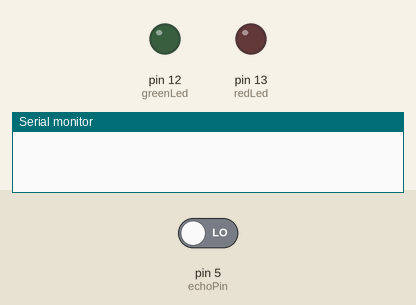
This sketch was run on a simulated Arduino Uno, built with avr-gcc and run on an emulated ATmega328P. Shown: output pins drawn as LEDs (lit = HIGH), the last lines printed to the serial monitor. The inputs (shaded band) are chosen by the test bench; at power-on: pin 5 (echoPin) LOW. Pins used as bus, display or sensor lines are not drawn.

Above: at 0.1 s.
At 1.2 s:
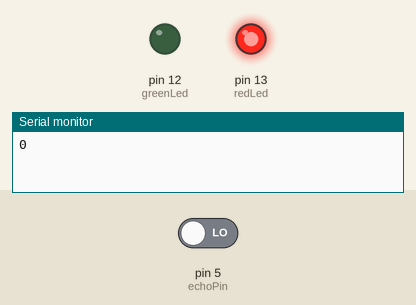
Timing chart, 0 to 2.7 s (numbered marks = the images above):
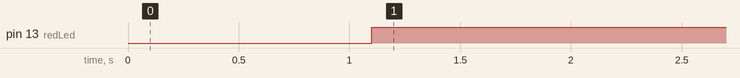

Measured:
- by itself, pin 13 (redLed): LOW → HIGH at 1.1 s

The sketch:

if_sensor_then_spin.ino
```cpp
#include <AccelStepper.h>;

#define STEPPER_SPEED 100
#define STEPPER_MAX_SPEED 1000

AccelStepper stepper(1, 2, 3); // Defaults to AccelStepper::FULL4WIRE (4 pins) on 2, 3, 4, 5
//(::driver, step, dir)


const int trigPin = 6;  // TRIG pin
const int echoPin = 5;  // ECHO pin
const int redLed = 13;
const int greenLed = 12;
const int threshold_distance = 20;

float duration_us, distance_cm;
bool hand_detected = false;


void setup() {
  Serial.begin(9600);
  enable_io_pins();
  enable_stepper_motors();
}

void enable_io_pins() {
  pinMode(trigPin, OUTPUT);
  pinMode(greenLed, OUTPUT);
  pinMode(redLed, OUTPUT);
  pinMode(echoPin, INPUT);
}

void enable_stepper_motors() {
   stepper.setMaxSpeed(STEPPER_MAX_SPEED);
   stepper.setSpeed(STEPPER_SPEED);
}

int hands_distance() {
  if(!hand_detected){
    digitalWrite(trigPin, HIGH);
    delay(100);
    digitalWrite(trigPin, LOW);
  }else{
    digitalWrite(trigPin, HIGH);
    digitalWrite(redLed, HIGH);
    delay(100);
    digitalWrite(trigPin, LOW);
    digitalWrite(redLed, LOW);
  }

  // measure duration of pulse from ECHO pin
  duration_us = pulseIn(echoPin, HIGH);

  distance_cm = 0.017 * duration_us;
  return distance_cm;
}


void loop(){
  int distance_cm = hands_distance();
  // print the value to Serial Monitor
  Serial.println(distance_cm);

  if (distance_cm > 0 && distance_cm < threshold_distance) {
    green_led();
    dispense_sanitiser();
  } else {
    red_led();
  }
  delay(100);
}

void dispense_sanitiser(){
  stepper.runSpeed();
}

void red_led(){
    digitalWrite(greenLed, LOW);
    digitalWrite(redLed, HIGH);
}

void green_led(){
    digitalWrite(redLed, LOW);
    digitalWrite(greenLed, HIGH);
    delay(5000);
}
```
